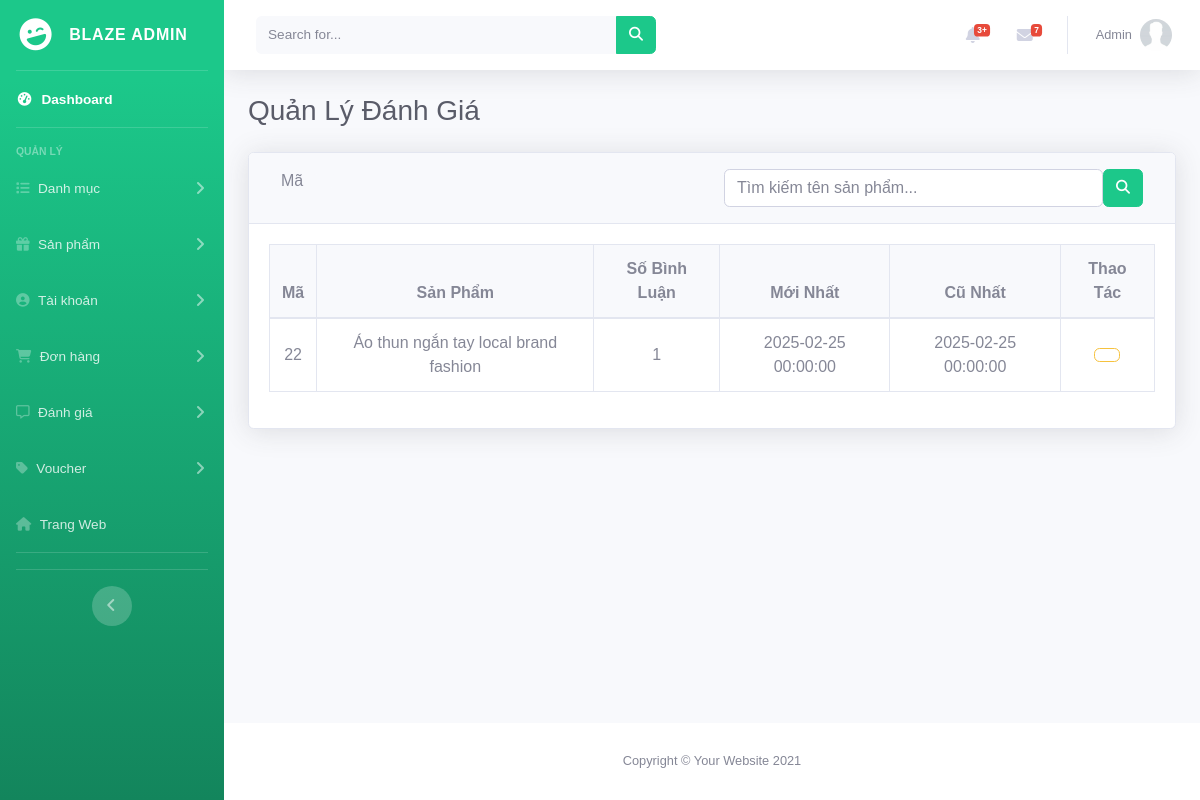
/admin/danh-gia (signed in), run on the app's committed database.
### tables this page shows
CREATE TABLE `products` (
  `id` int(5) NOT NULL,
  `subcategory_id` int(5) NOT NULL,
  `name` varchar(255) NOT NULL,
  `price` double(10,0) NOT NULL,
  `discount_percent` decimal(5,2) NOT NULL DEFAULT 0.00,
  `detail` varchar(2000) NOT NULL,
  `views` int(10) NOT NULL DEFAULT 0,
  `sales` int(10) NOT NULL DEFAULT 0,
  `created_at` DATETIME NOT NULL DEFAULT current_timestamp(),
  `updated_at` timestamp NOT NULL DEFAULT current_timestamp() ON UPDATE current_timestamp(),
  `status` tinyint(1) NOT NULL DEFAULT 0
);

### app/controllers/admin/Rate.php (called while the page is built, shortened)
<?php
class Rate extends Controller
{
    public $data = [];
    public $rate_model;
    public function __construct()
    {
        $this->rate_model = $this->model('RateModel');
    }
    public function index()
    {
        $listRate = $this->rate_model->getRateByPro();
        $this->data['sub_content']['rateData'] = $listRate;
        $this->data['page_title'] = 'BLAZE-Admin - Đánh Giá';
        $this->data['content'] = 'admin/rates/index';
        $this->render('layouts/admin_layout', $this->data);
    }
}

### app/App.php (called while the page is built, shortened)
<?php
class App
{
    private $__controller, $__action, $__params, $__routes, $__privile;
    function __construct()
    {
        global $routes;
        $this->__routes = new Route();
        if (!empty($routes['default_controller'])) {
            $this->__controller = $routes['default_controller'];
        }
        $this->__action = 'index';
        $this->handlerUrl();
    }
    function getUrl()
    {
        if (!empty($_SERVER['PATH_INFO'])) {
            $url = $_SERVER['PATH_INFO'];
        } else {
            $url = '/';
        }
        return $url;
    }
    public function handlerUrl()
    {
        $url = $this->getUrl();
        $url = $this->__routes->handleRoute($url);
        $urlArray = array_filter(explode('/', $url));
        $urlArray = array_values($urlArray);
        $isAdmin = false;
        if (!empty($urlArray)) {
            if (strtolower($urlArray[0]) == 'admin') {
                $this->__privile = new PrivilegeModel();
                $checkPrivilege = $this->__privile->checkPrivilege();
                if (!$checkPrivilege) {
                    $this->loadError('403');
                    exit();
                } else {
                    $isAdmin = true;
                    unset($urlArray[0]);
                    $urlArray = array_values($urlArray);
                }
            }
            if (!empty($urlArray[0])) {
                $this->__controller = ucfirst($urlArray[0]);
            }
            $controllerPath = $isAdmin ? 'app/controllers/admin/' . $this->__controller . '.php' : 'app/controllers/' . $this->__controller . '.php';
            if (file_exists($controllerPath)) {
                if (class_exists($this->__controller)) {
                    $this->__controller = new $this->__controller();
                    unset($urlArray[0]);
                } else {
                    $this->loadError();
                    return;
                }
            } else {
                $this->loadError();
                return;
            }
        } else {
            header("Location: " . _WEB_ROOT_ . "/trang-chu");
        }
        if (!empty($urlArray[1])) {
            $this->__action = $urlArray[1];
            unset($urlArray[1]);
        }
        $this->__params = array_values($urlArray);
        call_user_func_array([$this->__controller, $this->__action], $this->__params);
    }
}

### index.php (called while the page is built, shortened)
<?php
$app = new App();

### configs/database.php (called while the page is built, shortened)
<?php
class Database
{
    private $servername = DB_HOST;
    private $database = DB_NAME;
    private $username = DB_USER;
    private $password = DB_PASS;
    private $charset = "utf8mb4";
    private $pdo;
    public function __construct()
    {
        try {
            $dsn = "mysql:host=$this->servername;dbname=$this->database;charset=$this->charset";
            $this->pdo = new PDO($dsn, $this->username, $this->password);
            $this->pdo->setAttribute(PDO::ATTR_ERRMODE, PDO::ERRMODE_EXCEPTION);
        } catch (PDOException $e) {
            echo "Connection failed: " . $e->getMessage();
        }
    }
    public function query($sql, $param = [])
    {
        $stmt = $this->pdo->prepare($sql);
        if ($param) {
            $stmt->execute($param);
        } else {
            $stmt->execute();
        }
        return $stmt;
    }
    public function getAll($sql, $param = [])
    {
        $stmt = $this->query($sql, $param);
        return $stmt->fetchAll(PDO::FETCH_ASSOC);
    }
}

### app/models/RateModel.php (called while the page is built, shortened)
<?php
class RateModel
{
    private $db;
    public function __construct()
    {
        $this->db = new Model();
    }
    public function getRateByPro()
    {
        $sql = "
            SELECT
                p.id AS product_id,
                p.name AS product_name,
                COUNT(r.id) AS total_comments,
                MAX(r.date_rate) AS latest_comment_date,
                MIN(r.date_rate) AS oldest_comment_date
            FROM
                products p
            LEFT JOIN
                rates r ON p.id = r.product_id
            GROUP BY
                p.id, p.name
            HAVING
                total_comments > 0
        ";
        return $this->db->getAll($sql);
    }
}

### app/views/admin/rates/index.php (the view, shortened to what this page needs)
<div class="container-fluid">
    <div class="d-flex justify-content-between mb-3 mt-1">
        <h1 class="h3 mb-2 text-gray-800">Quản Lý Đánh Giá</h1>
    </div>
    <div class="card shadow mb-4">
        <div class="card-header py-3 d-flex">
            <div class="col-6 f-flex">
                <form id="filter-form" class="form-inline" method="post">
                    <div class="form-group my-0">
                        <label for="filter-select" class="mr-2">Mã</i></label>
                    </div>
                    <button type="submit" class="btn btn-light" name="submit_sort" value="1"></button>
                </form>
            </div>
            <div class="col-6">
                <form method="POST">
                    <div class="d-flex align-items-center justify-content-center">
                        <input id="search_cate" type="text" class="form-control rounded-crl-left" name="search" value=""
                            placeholder="Tìm kiếm tên sản phẩm...">
                        <button class="btn btn-success rounded-crl-right" type="submit" name="submit_search">
                            <i class="fas fa-search fa-sm fw-bold"></i>
                        </button>
                    </div>
                </form>
            </div>
        </div>
        <div class="card-body">
            <div class="table-responsive">
                <table class="table table-bordered text-center" id="dataTable" width="100%" cellspacing="0">
                    <thead class="bg-light text-center">
                        <tr>
                            <th>Mã</th>
                            <th>Sản Phẩm</th>
                            <th>Số Bình Luận</th>
                            <th>Mới Nhất</th>
                            <th>Cũ Nhất</th>
                            <th>Thao Tác</th>
                        </tr>
                    </thead>
                    <tbody>
                        <?php foreach ($rateData as $key => $rate): ?>
                            <tr>
                                <td class="align-middle"><?= $rate['product_id'] ?></td>
                                <td class="align-middle"><?= $rate['product_name'] ?></td>
                                <td class="align-middle"><?= $rate['total_comments'] ?></td>
                                <td class="align-middle"><?= $rate['latest_comment_date'] ?></td>
                                <td class="align-middle"><?= $rate['oldest_comment_date'] ?></td>
                                <td class="align-middle">
                                    <div class="d-flex align-items-center justify-content-center">
                                        <a href="<?= _WEB_ROOT_ ?>/admin/danh-gia/chi-tiet/<?= $rate['product_id'] ?>" class="btn btn-outline-warning"><i class="ri-edit-box-line"></i></a>
                                    </div>
                                </td>
                            </tr>
                        <?php endforeach; ?>
                    </tbody>
                </table>
            </div>
        </div>
    </div>
</div>

### public/assets/client/css/messger.css (style rules this page uses)
* { box-sizing: border-box; margin: 0; padding: 0; font-family: "League Spartan", sans-serif; }

### data on the page
products: id "22", name "Áo thun ngắn tay local brand fashion", total_comments "1", latest_comment_date "2025-02-25 00:00:00", oldest_comment_date "2025-02-25 00:00:00"

### other printed values
$_SESSION['user']['name'] "Admin"
